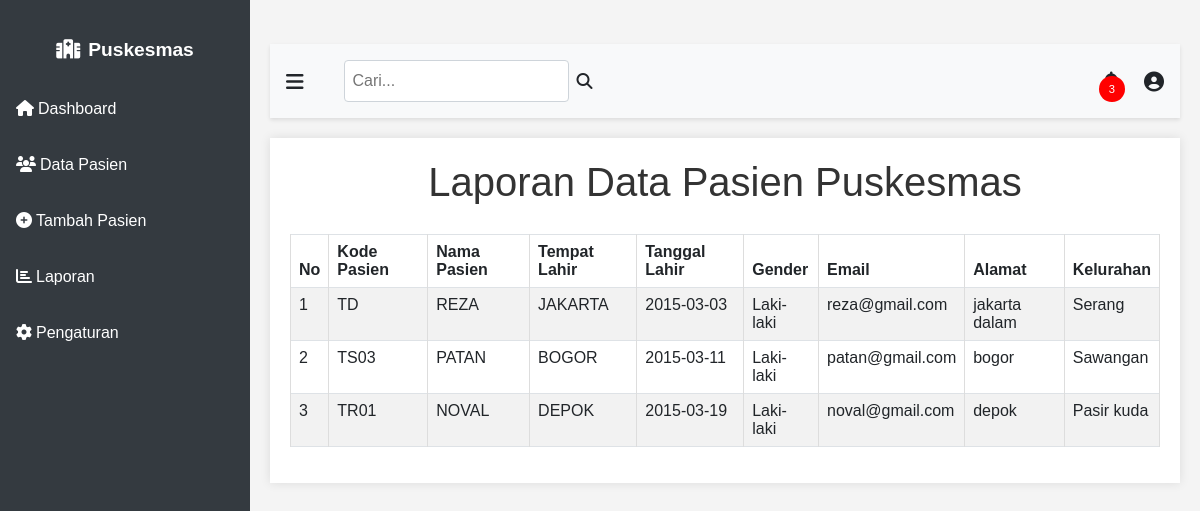
The app's page /laporan.php with its own data.
### tables this page shows
CREATE TABLE `pasien` (
  `id` int(11) NOT NULL,
  `kode` varchar(20) NOT NULL,
  `nama` varchar(45) NOT NULL,
  `tmp_lahir` varchar(30) NOT NULL,
  `tgl_lahir` date DEFAULT NULL,
  `gender` char(1) DEFAULT NULL,
  `email` varchar(100) DEFAULT NULL,
  `alamat` varchar(100) DEFAULT NULL,
  `kelurahan_id` int(11) DEFAULT NULL
);

CREATE TABLE `kelurahan` (
  `id` int(11) NOT NULL,
  `nama_kelurahan` varchar(100) NOT NULL
);

### laporan.php (the view, shortened to what this page needs)
<?php
include 'dbkoneksi.php';
function generateLaporanPasien($dbh) {
    $sql = "SELECT p.*, k.nama_kelurahan
            FROM pasien p
            LEFT JOIN kelurahan k ON p.kelurahan_id = k.id
            ORDER BY p.tgl_lahir";
    $stmt = $dbh->query($sql);
    $data_pasien = $stmt->fetchAll(PDO::FETCH_ASSOC);
    return $data_pasien;
}
$laporan_pasien = generateLaporanPasien($dbh);
?>
<!DOCTYPE html>
<html lang="id">
<head>
    <link href="https://cdn.jsdelivr.net/npm/bootstrap@5.3.0/dist/css/bootstrap.min.css" rel="stylesheet">
    <link rel="stylesheet" href="https://cdnjs.cloudflare.com/ajax/libs/font-awesome/6.4.0/css/all.min.css">
</head>
<body>
    <?php include __DIR__ . '/sidebar.php'; ?>
    <div class="content">
        <div class="topbar">
            <div class="row align-items-center">
                <div class="col-auto">
                    <i class="fas fa-bars fa-lg me-3" id="sidebarToggle"></i>
                </div>
                <div class="col">
                    <div class="search-wrapper">
                        <input type="text" class="search-input" placeholder="Cari...">
                        <i class="fas fa-search"></i>
                    </div>
                </div>
                <div class="col-auto">
                    <div class="notification-icon">
                        <span class="notification-badge">3</span>
                    </div>
                </div>
                <div class="col-auto">
                    <div class="profile-icon" onclick="toggleProfileDropdown()">
                        <i class="fas fa-user-circle fa-lg"></i>
                    </div>
                </div>
            </div>
        </div>
        <div class="container">
            <h1>Laporan Data Pasien Puskesmas</h1>
            <div class="table-responsive">
                <table class="table table-bordered table-striped">
                    <thead>
                        <tr>
                            <th>No</th>
                            <th>Kode Pasien</th>
                            <th>Nama Pasien</th>
                            <th>Tempat Lahir</th>
                            <th>Tanggal Lahir</th>
                            <th>Gender</th>
                            <th>Email</th>
                            <th>Alamat</th>
                            <th>Kelurahan</th>
                        </tr>
                    </thead>
                    <tbody>
                        <?php if (count($laporan_pasien) > 0): ?>
                            <?php $no = 1; ?>
                            <?php foreach ($laporan_pasien as $pasien): ?>
                                <tr>
                                    <td><?= $no++ ?></td>
                                    <td><?= htmlspecialchars($pasien['kode']) ?></td>
                                    <td><?= htmlspecialchars($pasien['nama']) ?></td>
                                    <td><?= htmlspecialchars($pasien['tmp_lahir']) ?></td>
                                    <td><?= htmlspecialchars($pasien['tgl_lahir']) ?></td>
                                    <td><?= htmlspecialchars($pasien['gender'] == 'L' ? 'Laki-laki' : 'Perempuan') ?></td>
                                    <td><?= htmlspecialchars($pasien['email'] ?? '-') ?></td>
                                    <td><?= htmlspecialchars($pasien['alamat']) ?></td>
                                    <td><?= htmlspecialchars($pasien['nama_kelurahan'] ?? 'Tidak Diketahui') ?></td>
                                </tr>
                            <?php endforeach; ?>
                        <?php else: ?>
                            <tr>
                                <td colspan="9">Tidak ada data pasien.</td>
                            </tr>
                        <?php endif; ?>
                    </tbody>
                </table>
            </div>
        </div>
    </div>
</body>
</html>

### sidebar.php
<div class="sidebar">
    <div class="sidebar-brand">
        <i class="fas fa-hospital me-2"></i>Puskesmas
    </div>
    <ul class="sidebar-menu">
        <li class="sidebar-menu-item active">
            <a href="dashboard.php"><i class="fas fa-home me-1"></i>Dashboard</a>
        </li>
        <li class="sidebar-menu-item">
            <a href="data_pasien.php"><i class="fas fa-users me-1"></i>Data Pasien</a>
        </li>
        <li class="sidebar-menu-item">
            <a href="form_pasien.php"><i class="fas fa-plus-circle me-1"></i>Tambah Pasien</a>
        </li>
        <li class="sidebar-menu-item">
            <a href="laporan.php"><i class="fas fa-chart-bar me-1"></i>Laporan</a>
        </li>
        <li class="sidebar-menu-item">
            <a href="pengaturan.php"><i class="fas fa-cog me-1"></i>Pengaturan</a>
        </li>
    </ul>
</div>

### laporan.php (style rules this page uses)
body { font-family: Arial, sans-serif; background-color: #f4f4f4; margin: 0; padding: 0; }
.container { max-width: 1200px; margin: 20px auto; background-color: white; padding: 20px; box-shadow: 0 0 10px rgba(0, 0, 0, 0.1); }
h1 { text-align: center; color: #333; }
table { width: 100%; border-collapse: collapse; margin-top: 20px; }
th, td { border: 1px solid #ddd; padding: 8px; text-align: left; }
th { background-color: #007bff; color: white; }
tr:nth-child(even) { background-color: #f2f2f2; }
.sidebar { height: 100vh; background-color: #343a40; color: white; padding-top: 20px; position: fixed; top: 0; left: 0; width: 250px; transition: width 0.3s ease; }
.sidebar-brand { padding: 1rem; text-align: center; font-weight: bold; font-size: 1.2rem; }
.sidebar-menu { list-style: none; padding: 0; margin: 0; }
.sidebar-menu-item { padding: 1rem; cursor: pointer; transition: background-color 0.3s ease; }
.sidebar-menu-item a { color: white; text-decoration: none; display: block; }
.content { margin-left: 250px; padding: 20px; transition: margin-left 0.3s ease; }
.topbar { background-color: #f8f9fa; padding: 1rem; margin-bottom: 20px; box-shadow: 0 2px 4px rgba(0, 0, 0, 0.1); }
#sidebarToggle { cursor: pointer; }
.search-wrapper { display: flex; align-items: center; }
.search-input { padding: 0.5rem; border: 1px solid #ced4da; border-radius: 4px; margin-right: 0.5rem; }
.notification-icon { position: relative; cursor: pointer; }
.notification-badge { position: absolute; top: -5px; right: -5px; padding: 5px 10px; border-radius: 50%; background-color: red; color: white; font-size: 0.7rem; }

### records on screen
pasien: kode "TD", nama "REZA", tmp_lahir "JAKARTA", tgl_lahir "2015-03-03", gender "Laki-laki", email "reza@gmail.com", alamat "jakarta dalam", kelurahan.nama_kelurahan "Serang"
pasien: kode "TS03", nama "PATAN", tmp_lahir "BOGOR", tgl_lahir "2015-03-11", gender "Laki-laki", email "patan@gmail.com", alamat "bogor", kelurahan.nama_kelurahan "Sawangan"
pasien: kode "TR01", nama "NOVAL", tmp_lahir "DEPOK", tgl_lahir "2015-03-19", gender "Laki-laki", email "noval@gmail.com", alamat "depok", kelurahan.nama_kelurahan "Pasir kuda"
